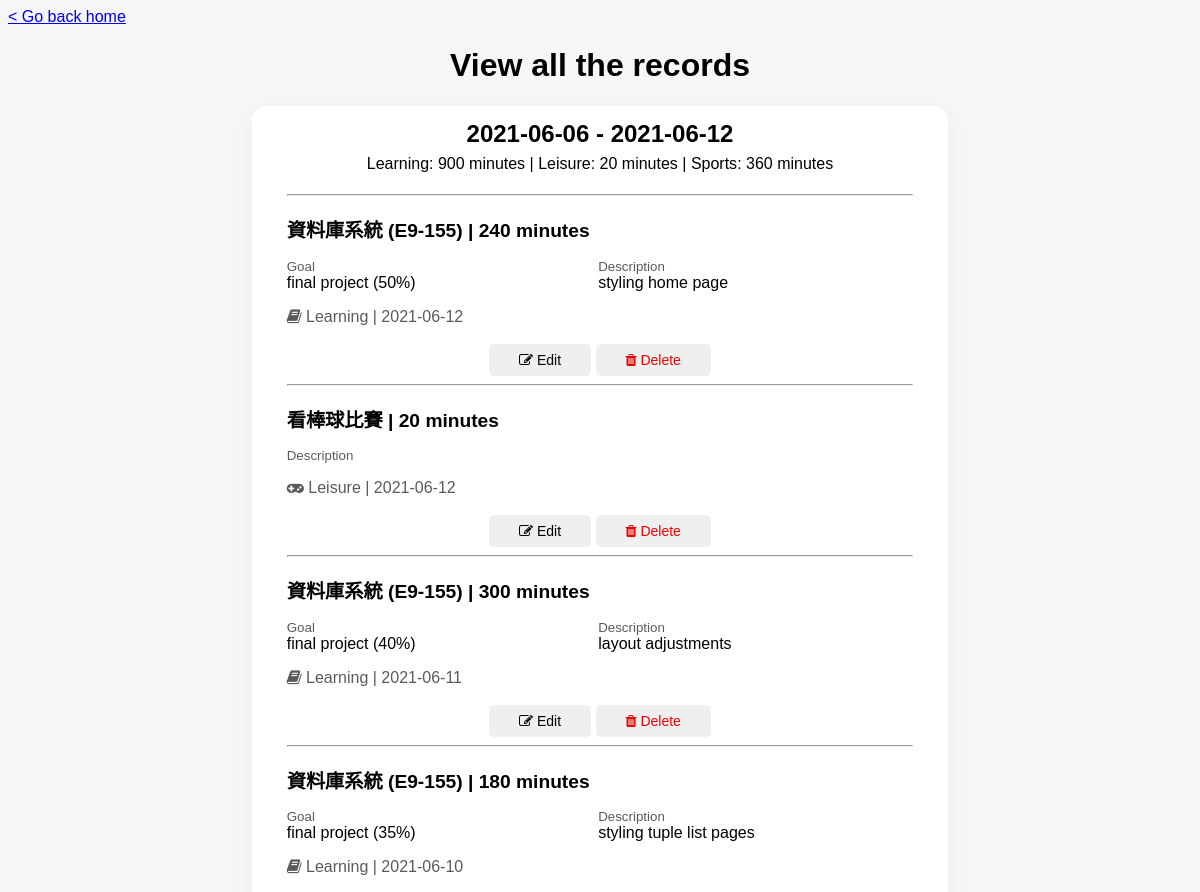
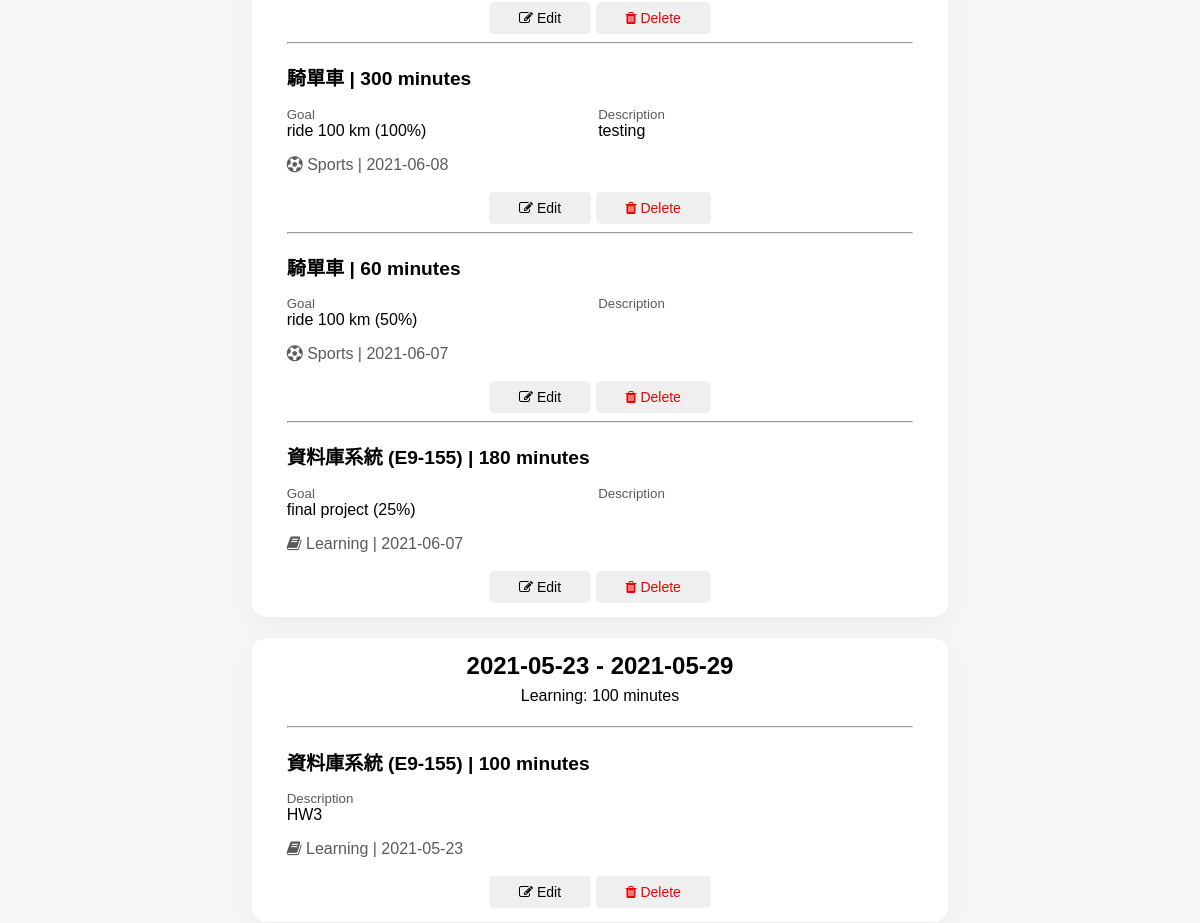
/records/listAll (upper part), run on an earlier commit of the app's database (2 pictures, top to bottom).
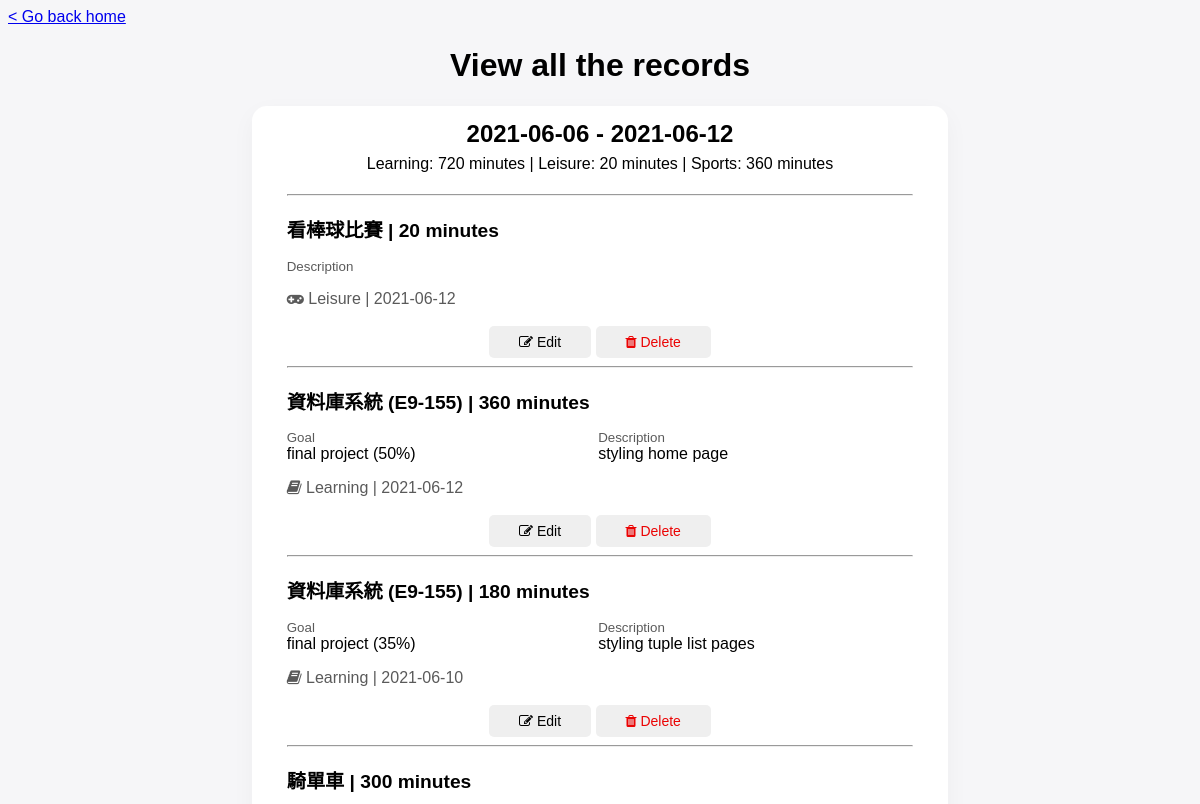
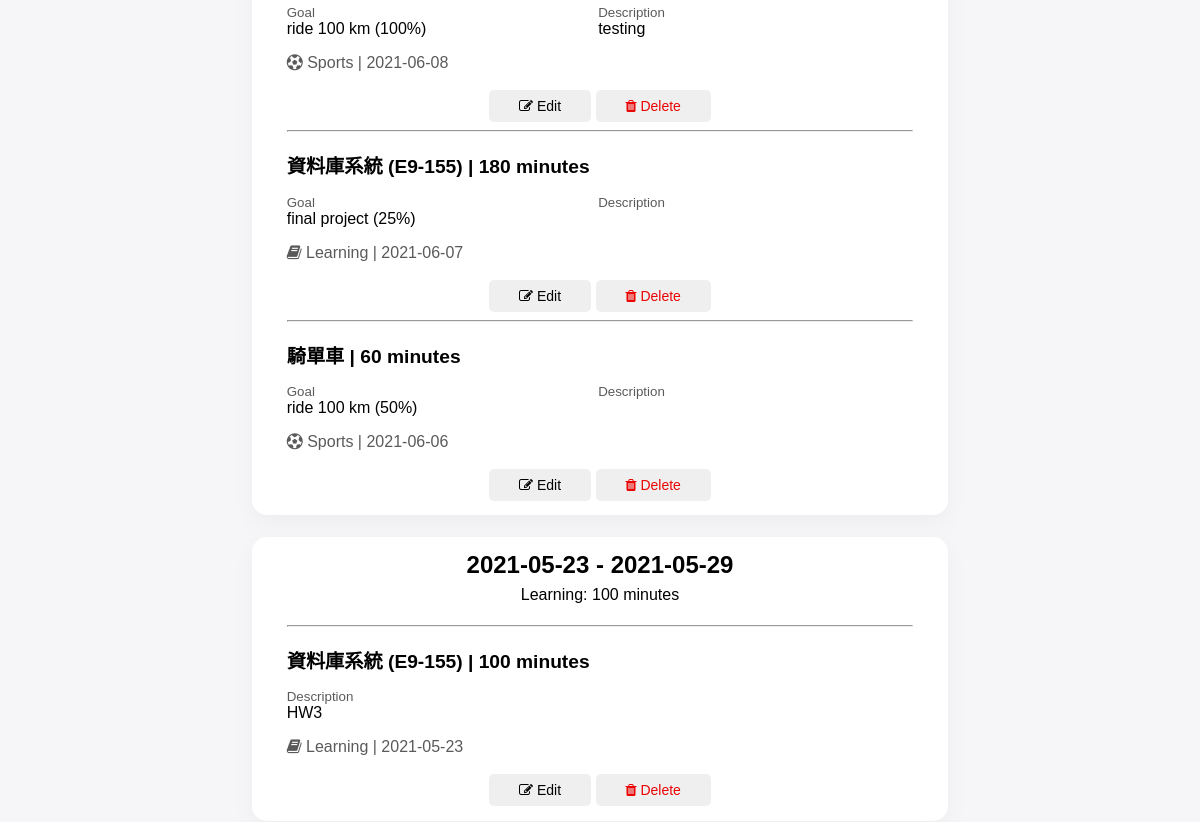
And on a later commit of the database (2 pictures, top to bottom).
### MainApp/models.py (models this page shows, shortened)
class Items(db.Model):
    __tablename__ = 'Items'
    Category = db.Column(db.VARCHAR(20), nullable=False)
    ItemNumber = db.Column(db.CHAR(6), primary_key=True)
    Name = db.Column(db.VARCHAR(50), nullable=False)
    item_referenced_by_record = db.relationship('Records', lazy=True, cascade='delete')
    item_referenced_by_goal = db.relationship('Goals', lazy=True, cascade='delete')

class Records(db.Model):
    __tablename__ = 'Records'
    ItemNumber = db.Column(db.CHAR(6), db.ForeignKey('Items.ItemNumber', ondelete='CASCADE'), primary_key=True)
    Date = db.Column(db.CHAR(10), default=datetime.today().strftime("%Y/%m/%d"))
    Duration = db.Column(db.Integer, nullable=False)
    GoalNumber = db.Column(db.CHAR(6), db.ForeignKey('Goals.GoalNumber', ondelete='SET NULL'), default=None)
    AchievePercentage = db.Column(db.Integer, default=0)
    Description = db.Column(db.VARCHAR(100))
    SetDateTime = db.Column(db.CHAR(20), primary_key=True)
    '''
    __table_args__ = (
        db.ForeignKeyConstraint(['ItemNumber'], ['Items.ItemNumber']),
        db.ForeignKeyConstraint(['GoalNumber'], ['Goals.GoalNumber']),
    )
    '''

class Goals(db.Model):
    __tablename__ = 'Goals'
    GoalNumber = db.Column(db.CHAR(6), primary_key=True)
    ItemNumber = db.Column(db.CHAR(6), db.ForeignKey('Items.ItemNumber', ondelete='CASCADE'), nullable=False)
    Goal = db.Column(db.VARCHAR(100), nullable=False)
    Achieved = db.Column(db.CHAR(1), nullable=False)
    AchievePercentage = db.Column(db.Integer, default=0)
    SetDate = db.Column(db.CHAR(10))
    AchieveDate = db.Column(db.CHAR(10))
    '''
    __table_args__ = (
        db.ForeignKeyConstraint(['ItemNumber'], ['Items.ItemNumber']),
    )
    '''
    goal_referenced_by_record = db.relationship('Records', lazy=True, foreign_keys='Records.GoalNumber')

### main.py (the view)
@app.route('/records/listAll')
def records_listAll():
    return records_views.listRecords()

### MainApp/templates/records/record_listAll.html (shortened to what this page needs)
<!doctype html>
<html>
    <link rel="stylesheet" href="/static/records/record_listAll_css.css">
    <link rel="stylesheet" href="https://cdnjs.cloudflare.com/ajax/libs/font-awesome/4.7.0/css/font-awesome.min.css">
    <body onload="setInfo()">
        <a href="/home" title="go to Homepage">&lt; Go back home</a>
        <div id="recordListContainer">
            <h1 class="recordListContainer">View all the records</h1>
            {% for rl in records %}
            <div class="intervalContainer">
                <h2 class="interval">{{bound[loop.index0][0]}} - {{bound[loop.index0][1]}}</h2>
                <h4 class="summary">
                    {{summary[loop.index0][0].Category}}: {{summary[loop.index0][0].Total}} minutes
                    {% for s in summary[loop.index0][1:] %}
                 | {{s.Category}}: {{s.Total}} minutes
                    {% endfor %}
                </h4>
                {% for r in rl %}
                <div class="recordContainer">
                    <hr>
                    {% if r.Category == 'Learning' %}
                        <h3 class="item">{{r.Name}} ({{r.ItemNumber}}) | {{r.Duration}} minutes</h3>
                    {% else %}
                        <h3 class="item">{{r.Name}} | {{r.Duration}} minutes</h3>
                    {% endif %}
                    {% if r.Goal != None %}
                        <div class="recordInfoContainer">
                            <p class="goalTitle">Goal</p>
                            <p class="goal">{{r.Goal}} ({{r.AchievePercentage}}%)</p>
                        </div>
                    {% endif %}
                    <div class="recordInfoContainer">
                        <p class="descriptionTitle">Description</p>
                        <p class="description">{{r.Description}}</p>
                    </div>
                    {% if r.Category == 'Learning' %}
                        <p class="categoryAndDate"><i class="fa fa-book"></i> {{r.Category}} | {{r.Date}}</p>
                    {% elif r.Category == 'Sports' %}
                        <p class="categoryAndDate"><i class="fa fa-soccer-ball-o"></i>  {{r.Category}} | {{r.Date}}</p>
                    {% else %}
                        <p class="categoryAndDate"><i class="fa fa-gamepad"></i>  {{r.Category}} | {{r.Date}}</p>
                    {% endif %}
                    <br>
                    <div class="buttonContainer">
                        <button class="modifyRequestButton" onclick="sendModifyRequest('{{r.ItemNumber}}', '{{r.Date}}', '{{r.SetDateTime}}')"><i class="fa fa-edit"></i> Edit</button>
                        <button class="deleteRequestButton" onclick="deleteWarn('{{r.ItemNumber}}', '{{r.Date}}', '{{r.SetDateTime}}')"><i class="fa fa-trash"></i> Delete</button>
                    </div>
                </div>
                {% endfor %}
            </div>
            {% endfor %}
        </div>
    </body>
</html>

### MainApp/static/records/record_listAll_css.css (style rules this page uses)
body { background-color: #f6f6f8; }
a, li, div, h1, h2, h3, h4, p { font-family: sans-serif; }
h2 { text-align: center; padding-top: 2%; margin-bottom: 1%; }
h3 { font-size: larger; margin-bottom: 0%; }
h4 { margin-top: 1%; font-weight: normal; text-align: center; }
#recordListContainer { width: 60%; text-align: center; margin: auto; }
.intervalContainer { background-color: white; text-align: left; border-width: 1px; border-radius: 15px; box-shadow: 0px 8px 24px rgb(13 13 18 / 4%); margin: 1% 1% 3% 1%; padding-bottom: 2%; }
.recordContainer { width: 90%; margin: auto; }
.recordInfoContainer { width: 49%; display: inline-block; vertical-align: top; }
.goalTitle, .descriptionTitle { color: rgb(90, 90, 90); font-size: smaller; margin-top: 5%; margin-bottom: 0%; }
.goal, .description { margin-top: 0%; }
.categoryAndDate { color: rgb(90, 90, 90); margin: 0; }
.buttonContainer { text-align: center; }
button { border-style: none; border-radius: 5px; font-size: 14px; padding: 8px 30px; cursor: pointer; }
.modifyRequestButton { color: black; }
.deleteRequestButton { color: rgb(235, 4, 4); }

What changed in the data, as far as the page shows it:
removed Records: Name "資料庫系統", ItemNumber "E9-155", Duration "240", Goal "final project", AchievePercentage "50", Description "styling home page", Category "Learning", Date "2021-06-12", shown under Items "Learning"
removed Records: Name "資料庫系統", ItemNumber "E9-155", Duration "300", Goal "final project", AchievePercentage "40", Description "layout adjustments", Category "Learning", Date "2021-06-11", shown under Items "Learning"
computed for Items "Learning": summary "900" → "720"
added Records: Name "資料庫系統", ItemNumber "E9-155", Duration "360", Goal "final project", AchievePercentage "50", Description "styling home page", Category "Learning", Date "2021-06-12", shown under Items "Learning"
shown differently, row unchanged: Records (number 5 of 7 on the later page): moves up the list
changed Records (number 6 of 7 on the later page): Date "2021-06-07" → "2021-06-06"
